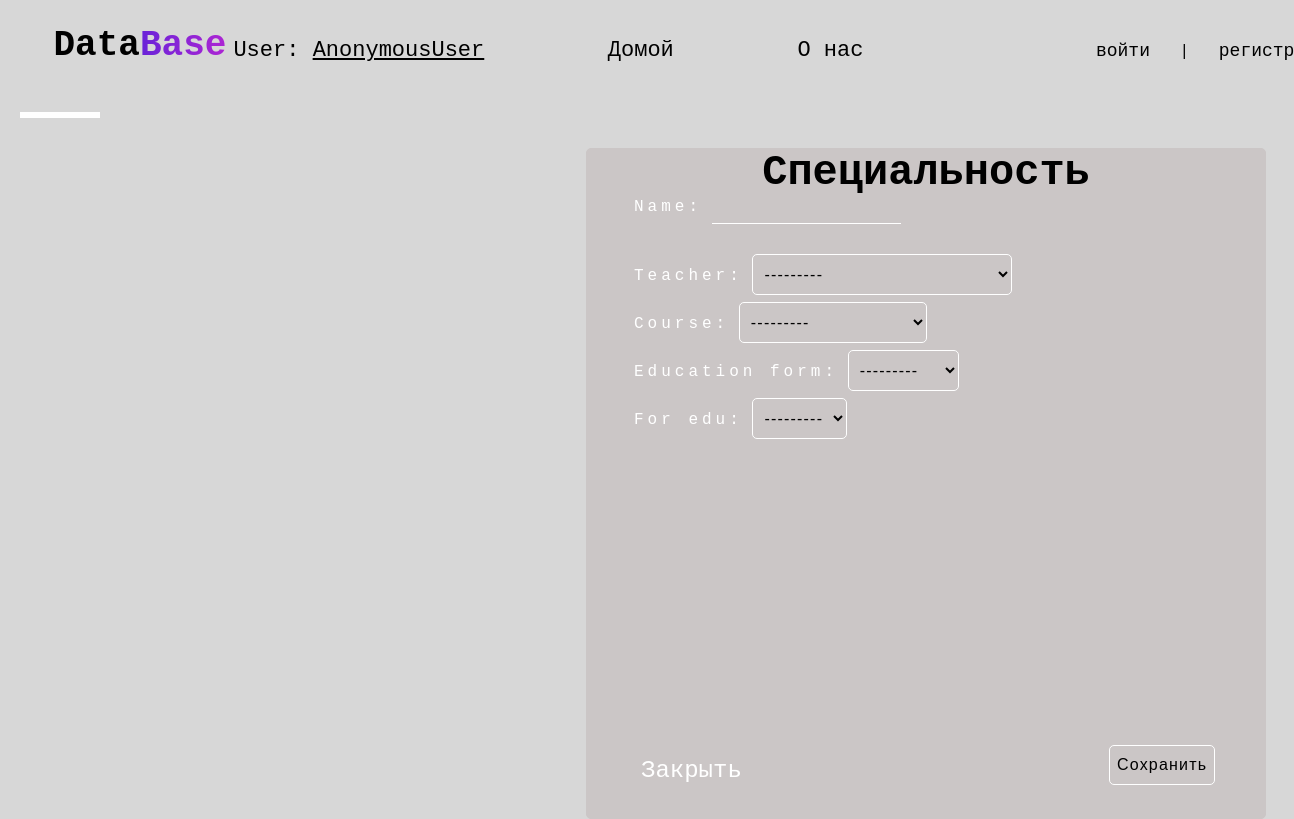
/db/speciality/1/update/, run on the app's committed database.
### student_db/models.py (models this page shows, shortened)
class Teacher(models.Model):
    name = models.CharField(max_length=50)
    middle_name = models.CharField(max_length=50)
    last_name = models.CharField(max_length=50)
    phone = models.CharField(max_length=20)
    subject = models.CharField(max_length=50)
    work = models.CharField(max_length=50, choices=[('мастер', "мастер"), ("учитель", "учитель")], null=True)
    def __str__(self):
        return self.middle_name +' '+ self.name +' '+ self.last_name

class Speciality(models.Model):
    name = models.CharField(max_length=100)
    teacher = models.ForeignKey(Teacher, on_delete=models.CASCADE, null=True)
    course = models.CharField(max_length=50, choices=[("два года", "два года"),
                                                      ("три месяца", "три месяца"),
                                                      ("год (после 9)", "год (после 9)"),
                                                      ("год (после 9 и 11)", "год (после 9 и 11)")],
                              unique=True, null=True)
    education_form = models.CharField(max_length=50, choices=[('контракт', 'контракт'), ('бюджет', 'бюджет')])
    for_edu = models.CharField(max_length=10, choices=[('9', '9'), ('11', '11'), ('9 и 11', '9 и 11')], null=True)

### student_db/views.py (the view)
# urls.py: path('speciality/<int:pk>/update/', views.speciality_update, name='speciality_update'),
def speciality_update(request, pk):
    speciality = get_object_or_404(Speciality, pk=pk)
    form = SpecialityForm(request.POST, instance=speciality)
    context = {'form': form}
    if form.is_valid():
        form.save()
        return redirect('student:speciality_list')
    return render(request, 'speciality/speciality_form.html', context)

### student_db/forms.py
class SpecialityForm(forms.ModelForm):
    class Meta:
        model = Speciality
        fields = '__all__'

### student_db/templates/speciality/speciality_form.html (shortened to what this page needs)
{% extends 'db.html' %}
{% load static %}
{% block content %}
<link rel="stylesheet" href="{% static 'css/form.css' %}">
<main class="main">
  <div class="forms">
    <h1>Специальность</h1>
      <div class="user-box">
        <form method="post">
          {{ form.as_p }}
          <button type="submit">Сохранить</button>
        </form>
      </div>
    <a href="{% url 'student:speciality_list' %}">Закрыть</a>
  </div>
</main>
{% endblock %}

### static/css/db.css (style rules this page uses)
* { margin: 0; padding: 0; box-sizing: border-box; }
body { background: #000; color: white; font-family: 'Courier New', monospace; }

### static/css/form.css (style rules this page uses)
* { margin: 0; padding: 0; box-sizing: border-box; }
body { background: #d7d7d7; color: black; font-family: 'Courier New', monospace; }
.main form { position: absolute; top: 40px; left: 47px; height: 607px; }
.main form select { padding: 10px 7px; margin-bottom: 7px; background: transparent; border-radius: 5px; border: 1px solid white; font-size: 16px; letter-spacing: 1.2px; }
.forms { border: 1px solid #cbc6c6; background: #cbc6c6; border-radius: 5px; width: 680px; height: 671px; display: block; top: 148px; left: 586px; position: absolute; }
.forms h1 { font-size: 42px; text-align: center; }
.user-box { width: 602px; height: 90%; margin: 0 auto; }
.user-box form label { top: 0; left: 0; padding: 10px 0; font-size: 16px; color: white; pointer-events: none; transition: .5s; letter-spacing: 4px; }
.user-box form input { width: 50%; padding: 8px 0; font-size: 16px; color: #fff; margin-bottom: 30px; outline: none; background: transparent; border: none; border-bottom: 1px solid white; letter-spacing: 2px; }
.user-box form button { padding: 10px 7px; background: transparent; border-radius: 5px; border: 1px solid white; font-size: 16px; letter-spacing: 1.2px; position: absolute; top: 556px; left: 475px; transition-duration: .5s; }
.forms a { font-size: 24px; color: white; text-decoration: none; position: absolute; bottom: 34px; left: 54px; transition-duration: .5s; }

### data on the page
Speciality: teacher "---------", course "---------", education_form "---------", for_edu "---------"

### other printed values
{{ user }} "AnonymousUser"
